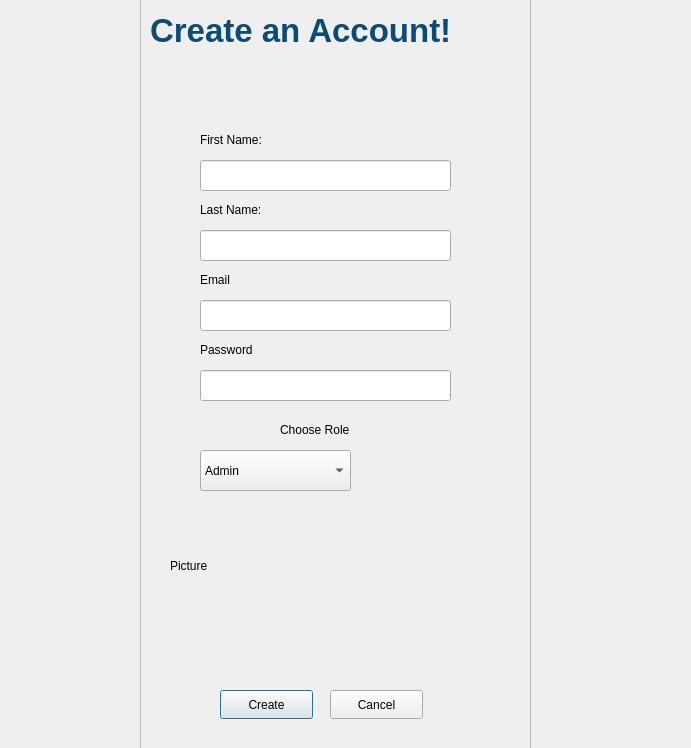
<?xml version="1.0" encoding="UTF-8"?>
<ui version="4.0">
 <class>CreateAcc</class>
 <widget class="QDialog" name="CreateAcc">
  <property name="geometry">
   <rect>
    <x>0</x>
    <y>0</y>
    <width>691</width>
    <height>748</height>
   </rect>
  </property>
  <property name="windowTitle">
   <string>Dialog</string>
  </property>
  <widget class="QLabel" name="label_2">
   <property name="geometry">
    <rect>
     <x>200</x>
     <y>130</y>
     <width>111</width>
     <height>20</height>
    </rect>
   </property>
   <property name="text">
    <string>First Name:</string>
   </property>
  </widget>
  <widget class="QPushButton" name="signup">
   <property name="geometry">
    <rect>
     <x>220</x>
     <y>690</y>
     <width>93</width>
     <height>29</height>
    </rect>
   </property>
   <property name="text">
    <string>Create</string>
   </property>
   <property name="style" stdset="0">
    <string>success</string>
   </property>
  </widget>
  <widget class="QLabel" name="label_5">
   <property name="geometry">
    <rect>
     <x>200</x>
     <y>340</y>
     <width>111</width>
     <height>20</height>
    </rect>
   </property>
   <property name="text">
    <string>Password</string>
   </property>
  </widget>
  <widget class="QLineEdit" name="lastNameEdit">
   <property name="geometry">
    <rect>
     <x>200</x>
     <y>230</y>
     <width>251</width>
     <height>31</height>
    </rect>
   </property>
  </widget>
  <widget class="QLineEdit" name="passwordEdit">
   <property name="geometry">
    <rect>
     <x>200</x>
     <y>370</y>
     <width>251</width>
     <height>31</height>
    </rect>
   </property>
  </widget>
  <widget class="QLabel" name="logo">
   <property name="geometry">
    <rect>
     <x>170</x>
     <y>460</y>
     <width>321</width>
     <height>211</height>
    </rect>
   </property>
   <property name="styleSheet">
    <string notr="true"/>
   </property>
   <property name="text">
    <string>Picture</string>
   </property>
  </widget>
  <widget class="QLineEdit" name="emailEdit">
   <property name="geometry">
    <rect>
     <x>200</x>
     <y>300</y>
     <width>251</width>
     <height>31</height>
    </rect>
   </property>
  </widget>
  <widget class="QLabel" name="label_6">
   <property name="geometry">
    <rect>
     <x>280</x>
     <y>420</y>
     <width>111</width>
     <height>20</height>
    </rect>
   </property>
   <property name="text">
    <string>Choose Role</string>
   </property>
  </widget>
  <widget class="QLabel" name="label_3">
   <property name="geometry">
    <rect>
     <x>200</x>
     <y>200</y>
     <width>111</width>
     <height>20</height>
    </rect>
   </property>
   <property name="text">
    <string>Last Name:</string>
   </property>
  </widget>
  <widget class="QPushButton" name="cancel">
   <property name="geometry">
    <rect>
     <x>330</x>
     <y>690</y>
     <width>93</width>
     <height>29</height>
    </rect>
   </property>
   <property name="text">
    <string>Cancel</string>
   </property>
   <property name="style" stdset="0">
    <string/>
   </property>
  </widget>
  <widget class="QLabel" name="label_4">
   <property name="geometry">
    <rect>
     <x>200</x>
     <y>270</y>
     <width>111</width>
     <height>20</height>
    </rect>
   </property>
   <property name="text">
    <string>Email</string>
   </property>
  </widget>
  <widget class="QComboBox" name="role_option">
   <property name="geometry">
    <rect>
     <x>200</x>
     <y>450</y>
     <width>151</width>
     <height>41</height>
    </rect>
   </property>
   <item>
    <property name="text">
     <string>Admin</string>
    </property>
   </item>
   <item>
    <property name="text">
     <string>Manager</string>
    </property>
   </item>
   <item>
    <property name="text">
     <string>Employee</string>
    </property>
   </item>
  </widget>
  <widget class="QLabel" name="label">
   <property name="geometry">
    <rect>
     <x>150</x>
     <y>0</y>
     <width>371</width>
     <height>61</height>
    </rect>
   </property>
   <property name="styleSheet">
    <string notr="true">font-family: &quot;Behove&quot;;
font-size: 33px;
    font-weight: bold;
    color: #0a4c73;</string>
   </property>
   <property name="text">
    <string>Create an Account!</string>
   </property>
  </widget>
  <widget class="QLineEdit" name="firstNameEdit">
   <property name="geometry">
    <rect>
     <x>200</x>
     <y>160</y>
     <width>251</width>
     <height>31</height>
    </rect>
   </property>
  </widget>
  <widget class="QFrame" name="backgroundFrame">
   <property name="geometry">
    <rect>
     <x>530</x>
     <y>-10</y>
     <width>231</width>
     <height>771</height>
    </rect>
   </property>
   <property name="frameShape">
    <enum>QFrame::Shape::StyledPanel</enum>
   </property>
   <property name="frameShadow">
    <enum>QFrame::Shadow::Raised</enum>
   </property>
  </widget>
  <widget class="QFrame" name="backgroundFrame1">
   <property name="geometry">
    <rect>
     <x>-10</x>
     <y>-10</y>
     <width>151</width>
     <height>791</height>
    </rect>
   </property>
   <property name="frameShape">
    <enum>QFrame::Shape::StyledPanel</enum>
   </property>
   <property name="frameShadow">
    <enum>QFrame::Shadow::Raised</enum>
   </property>
  </widget>
 </widget>
 <resources/>
 <connections/>
</ui>
